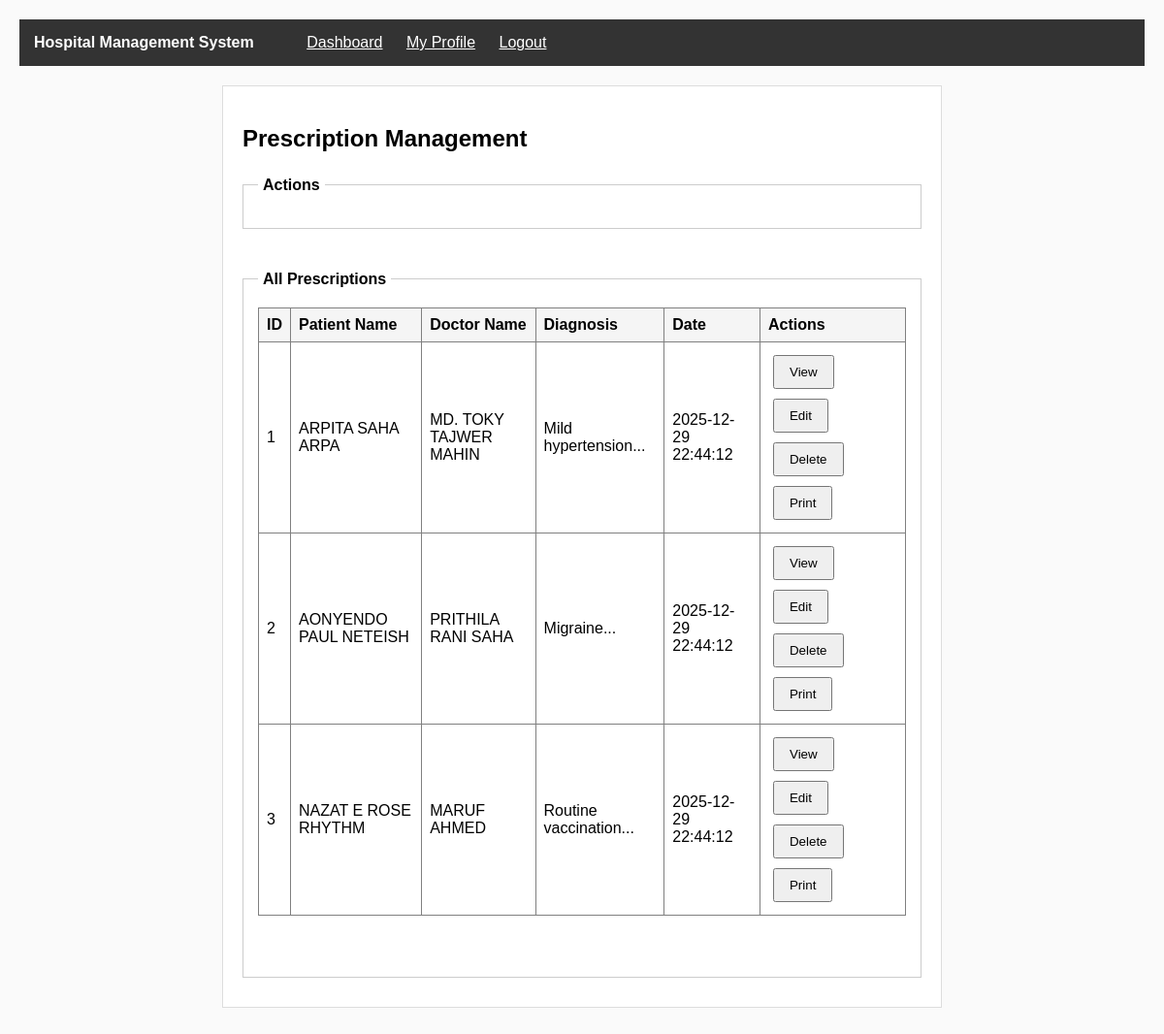
The page /view/prescription_list.php (signed in) on the database its author committed.
### tables this page shows
CREATE TABLE prescriptions (
  id INT AUTO_INCREMENT PRIMARY KEY,
  patient_id INT NOT NULL,
  doctor_id INT NOT NULL,
  appointment_id INT,
  diagnosis VARCHAR(255) NOT NULL,
  instructions TEXT,
  follow_up_date DATE,
  created_date TIMESTAMP DEFAULT CURRENT_TIMESTAMP,
  FOREIGN KEY (patient_id) REFERENCES patients(id),
  FOREIGN KEY (doctor_id) REFERENCES doctors(id),
  FOREIGN KEY (appointment_id) REFERENCES appointments(id)
);

CREATE TABLE users (
  id INT AUTO_INCREMENT PRIMARY KEY,
  full_name VARCHAR(100) NOT NULL,
  email VARCHAR(100) NOT NULL,
  phone VARCHAR(20) NOT NULL,
  username VARCHAR(50) NOT NULL UNIQUE,
  password VARCHAR(255) NOT NULL,
  role VARCHAR(20) NOT NULL,
  profile_picture VARCHAR(255),
  original_picture_name VARCHAR(255),
  address TEXT,
  registration_date TIMESTAMP DEFAULT CURRENT_TIMESTAMP
);

### model/prescriptionModel.php (called while the page is built, shortened)
<?php
function getAllPrescriptions()
{
    $con = getConnection();
    $sql = "SELECT * FROM prescriptions ORDER BY created_date DESC";
    $result = mysqli_query($con, $sql);
    $prescriptions = array();
    if (mysqli_num_rows($result) > 0) {
        while ($row = mysqli_fetch_assoc($result)) {
            $prescriptions[] = $row;
        }
    }
    return $prescriptions;
}
?>

### model/patientModel.php (called while the page is built, shortened)
<?php
function getPatientById($id)
{
    $con = getConnection();
    $sql = "SELECT * FROM patients WHERE id='{$id}'";
    $result = mysqli_query($con, $sql);
    if (mysqli_num_rows($result) == 1) {
        return mysqli_fetch_assoc($result);
    } else {
        return false;
    }
}
?>

### model/userModel.php (called while the page is built, shortened)
<?php
function getUserById($id)
{
    $con = getConnection();
    $sql = "SELECT * FROM users WHERE id='{$id}'";
    $result = mysqli_query($con, $sql);
    if (mysqli_num_rows($result) == 1) {
        return mysqli_fetch_assoc($result);
    } else {
        return false;
    }
}
?>

### model/doctorModel.php (called while the page is built, shortened)
<?php
function getDoctorById($id)
{
    $con = getConnection();
    $sql = "SELECT * FROM doctors WHERE id='{$id}'";
    $result = mysqli_query($con, $sql);
    if (mysqli_num_rows($result) == 1) {
        return mysqli_fetch_assoc($result);
    } else {
        return false;
    }
}
?>

### view/prescription_list.php (the view, shortened to what this page needs)
<?php
require_once('../model/prescriptionModel.php');
require_once('../model/patientModel.php');
require_once('../model/doctorModel.php');
require_once('../model/userModel.php');
$role = $_SESSION['role'];
$user_id = $_SESSION['user_id'];
$current_doctor_id = null;
if ($role == 'admin') {
    $prescriptions = getAllPrescriptions();
} elseif ($role == 'doctor') {
    $prescriptions = $current_doctor_id ? getPrescriptionsByDoctor($current_doctor_id) : [];
} else {
    $patient = getPatientByUserId($user_id);
    $prescriptions = $patient ? getPrescriptionsByPatient($patient['id']) : [];
}
?>
<!DOCTYPE html>
<html lang="en">
<head>
    <link rel="stylesheet" href="../assets/css/style.css">
</head>
<body>
    <div class="navbar">
        <span class="navbar-title">Hospital Management System</span>
        <?php if ($role == 'admin'): ?>
            <a href="dashboard_admin.php" class="navbar-link">Dashboard</a>
        <?php elseif ($role == 'doctor'): ?>
            <a href="dashboard_doctor.php" class="navbar-link">Dashboard</a>
        <?php else: ?>
            <a href="dashboard_patient.php" class="navbar-link">Dashboard</a>
        <?php endif; ?>
        <a href="profile_view.php" class="navbar-link">My Profile</a>
        <a href="../controller/logout.php" class="navbar-link">Logout</a>
    </div>
    <div class="main-container">
        <h2>Prescription Management</h2>
        <fieldset>
            <legend>Actions</legend>
        </fieldset>
        <br>
        <fieldset>
            <legend>All Prescriptions</legend>
            <table border="1" cellpadding="8" width="100%">
                <tr>
                    <th>ID</th>
                    <th>Patient Name</th>
                    <th>Doctor Name</th>
                    <th>Diagnosis</th>
                    <th>Date</th>
                    <th>Actions</th>
                </tr>
                <?php if (count($prescriptions) > 0): ?>
                    <?php foreach ($prescriptions as $prescription): ?>
                        <?php
                        $presc_patient = getPatientById($prescription['patient_id']);
                        $patient_user = $presc_patient ? getUserById($presc_patient['user_id']) : null;
                        $presc_doctor = getDoctorById($prescription['doctor_id']);
                        $doctor_user = $presc_doctor ? getUserById($presc_doctor['user_id']) : null;
                        $isOwnPrescription = ($role == 'doctor' && $current_doctor_id == $prescription['doctor_id']);
                        ?>
                        <tr>
                            <td><?php echo $prescription['id']; ?></td>
                            <td><?php echo $patient_user ? $patient_user['full_name'] : 'N/A'; ?></td>
                            <td><?php echo $doctor_user ? $doctor_user['full_name'] : 'N/A'; ?></td>
                            <td><?php echo substr($prescription['diagnosis'], 0, 30) . '...'; ?></td>
                            <td><?php echo $prescription['created_date']; ?></td>
                            <td>
                                <a href="prescription_view.php?id=<?php echo $prescription['id']; ?>"><button>View</button></a>
                                <?php if ($role == 'admin' || $isOwnPrescription): ?>
                                    <a href="prescription_edit.php?id=<?php echo $prescription['id']; ?>"><button>Edit</button></a>
                                    <a href="../controller/delete_prescription.php?id=<?php echo $prescription['id']; ?>"
                                        onclick="return confirm('Are you sure?');"><button>Delete</button></a>
                                <?php endif; ?>
                                <button
                                    onclick="window.open('prescription_view.php?id=<?php echo $prescription['id']; ?>&print=1', '_blank');">Print</button>
                            </td>
                        </tr>
                    <?php endforeach; ?>
                <?php else: ?>
                    <tr>
                        <td colspan="6" align="center">No prescriptions found</td>
                    </tr>
                <?php endif; ?>
            </table>
            <br>
            <div class="pagination-container">
            </div>
        </fieldset>
    </div>
</body>
</html>

### assets/css/style.css (style rules this page uses)
body { margin: 0; padding: 20px; background-color: #fafafa; font-family: Arial, sans-serif; }
.main-container { width: 700px; margin: 20px auto; padding: 20px; background-color: white; border: 1px solid #ddd; }
.navbar { background-color: #333; color: white; padding: 15px; margin-bottom: 20px; }
.navbar-title { margin-right: 30px; font-weight: bold; }
.navbar-link { color: white; margin-left: 20px; }
fieldset { padding: 15px; margin: 10px 0; border: 1px solid #ccc; }
legend { font-weight: bold; padding: 5px; }
table { width: 100%; border-collapse: collapse; }
td { padding: 8px; }
th { padding: 8px; text-align: left; background-color: #f5f5f5; }
input[type="submit"], button { padding: 8px 15px; margin: 5px; cursor: pointer; }
a { color: blue; }
.pagination-container { margin-top: 10px; padding: 10px; }

### rows shown on the page
prescriptions: id "1", users.full_name "ARPITA SAHA ARPA", users.full_name "MD. TOKY TAJWER MAHIN", diagnosis "Mild hypertension", created_date "2025-12-29 22:44:12"
prescriptions: id "2", users.full_name "AONYENDO PAUL NETEISH", users.full_name "PRITHILA RANI SAHA", diagnosis "Migraine", created_date "2025-12-29 22:44:12"
prescriptions: id "3", users.full_name "NAZAT E ROSE RHYTHM", users.full_name "MARUF AHMED", diagnosis "Routine vaccination", created_date "2025-12-29 22:44:12"
